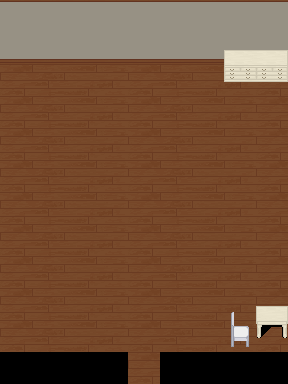

Rendered tile map (Tiled .tmx) drawn with the repository's tilesets; below, a short description and the full map source, tile grids included:
An orthogonal 9x12 tile map with 32x32 px tiles, 3 tile layers (layer1, layer2, layer3), 3 tilesets.

<map version="1.9" tiledversion="1.9.2" orientation="orthogonal" renderorder="right-down" width="9" height="12" tilewidth="32" tileheight="32" infinite="0" nextlayerid="5" nextobjectid="1">
 <tileset firstgid="1" source="res/add_more.tsx" />
 <tileset firstgid="513" source="res/room-01-udy.tsx" />
 <tileset firstgid="929" source="res/room-01-udx.tsx" />
 <layer id="1" name="layer1" width="9" height="12" locked="1">
  <data encoding="csv">
30,30,30,30,30,30,30,30,30,
30,30,30,30,30,30,30,30,30,
513,514,515,516,513,514,515,516,513,
513,514,515,516,513,514,515,516,513,
513,514,515,516,513,514,515,516,513,
513,514,515,516,513,514,515,516,513,
513,514,515,516,513,514,515,516,513,
513,514,515,516,513,514,515,516,513,
513,514,515,516,513,514,515,516,513,
513,514,515,516,513,514,515,516,513,
513,514,515,516,513,514,515,516,513,
28,28,28,28,513,28,28,28,28
</data>
 </layer>
 <layer id="2" name="layer2" width="9" height="12" locked="1">
  <data encoding="csv">
521,521,521,521,521,521,521,521,521,
529,529,529,529,529,529,529,529,529,
0,0,0,0,0,0,0,0,0,
0,0,0,0,0,0,0,0,0,
0,0,0,0,0,0,0,0,0,
0,0,0,0,0,0,0,0,0,
0,0,0,0,0,0,0,0,0,
0,0,0,0,0,0,0,0,0,
0,0,0,0,0,0,0,0,0,
0,0,0,0,0,0,0,0,0,
0,0,0,0,0,0,0,0,0,
0,0,0,0,0,0,0,0,0
</data>
 </layer>
 <layer id="4" name="layer3" width="9" height="12" locked="1">
  <data encoding="csv">
0,0,0,0,0,0,0,0,0,
0,0,0,0,0,0,0,2130,2131,
0,0,0,0,0,0,0,2138,2139,
0,0,0,0,0,0,0,0,0,
0,0,0,0,0,0,0,0,0,
0,0,0,0,0,0,0,0,0,
0,0,0,0,0,0,0,0,0,
0,0,0,0,0,0,0,0,0,
0,0,0,0,0,0,0,0,0,
0,0,0,0,0,0,0,1787,2132,
0,0,0,0,0,0,0,1795,2140,
0,0,0,0,0,0,0,0,0
</data>
 </layer>
</map>
